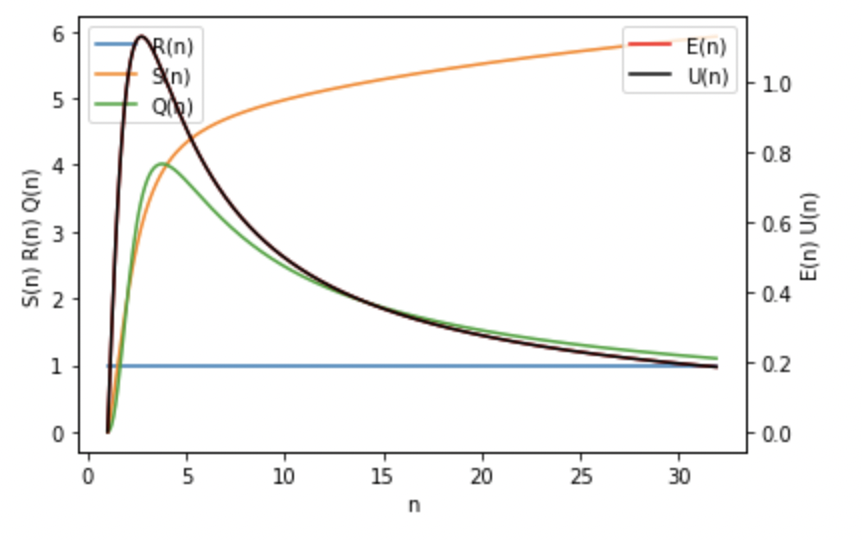

The Python source for this figure:
import numpy as np
import matplotlib.pyplot as plt

# merge sort: https://www.dcc.fc.up.pt/~ricroc/aulas/1516/cp/apontamentos/slides_sorting.pdf
# T(1) = n * log(n)
# T(n) = n
# O(1) = O(n) = n

n = np.arange(1, 32, 0.1)

sn = np.divide(np.multiply(n, np.log2(n)), np.subtract(n, np.log2(n)));
en = np.divide(sn, n)
rn = np.divide(n, n)
un = np.multiply(rn, en)
qn = np.divide(np.multiply(sn, en), rn)
_, ax = plt.subplots()

ax.plot(n, rn)
ax.plot(n, sn)
ax.plot(n, qn)
ax.legend(['R(n)', 'S(n)', 'Q(n)'])
ax.set_xlabel('n')
ax.set_ylabel('S(n) R(n) Q(n)')
ax2 = ax.twinx()
ax2.plot(n, en, color='red')
ax2.plot(n, un,color='black')
ax2.set_ylabel('E(n) U(n)')
ax2.legend(['E(n)', 'U(n)'])
plt.show()
